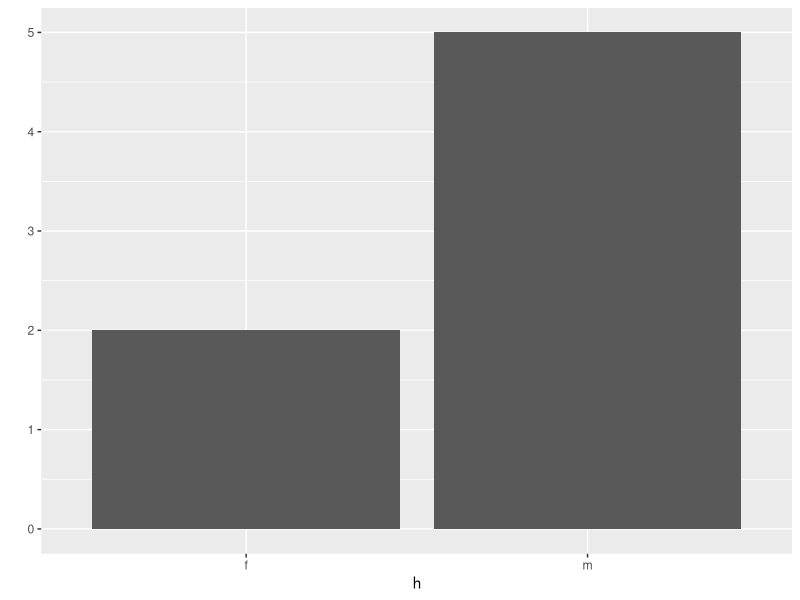
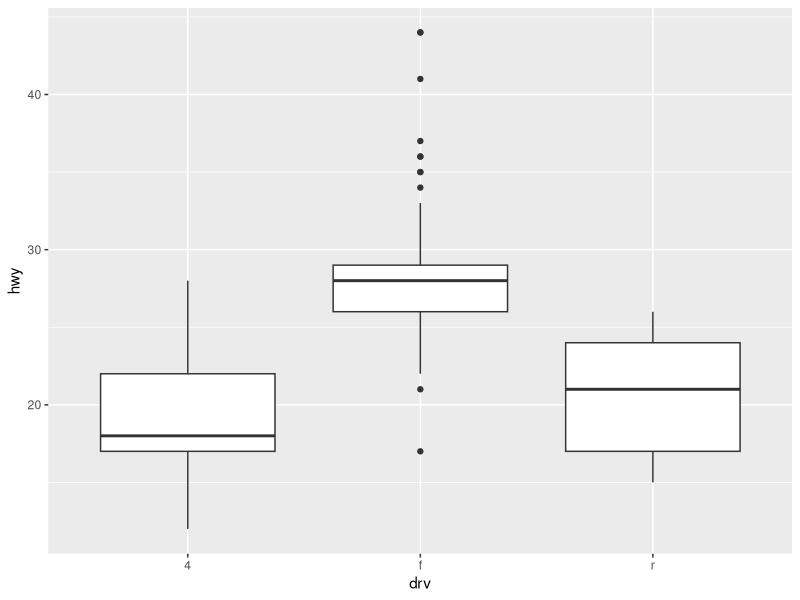

Write R code to recreate these figures, in order.
a <- 5
b <- 3
a*b

c <- "윤식"
c

#Array
d <- c(1,2,3,4)
d
d <- c(1:4)
d

e <- c("안녕","R")
e

# 1~5까지 
f <- seq(1,10)
f

g <- seq(1,10, by = 2)
g

#평균
mean(g)
max(g)
min(g)

#나열된 원소를 collapse로 나누어 구분하여 출력
paste(e, collapse=" ")

#package설치
install.packages("ggplot2")
#패키지 load
library(ggplot2)

h <- c("m","m","f","m","f","m","m")
h

#빈도 막대 그래프 그리기
qplot(h)


qplot(data= mpg, x = drv, y = hwy, geom = "boxplot")